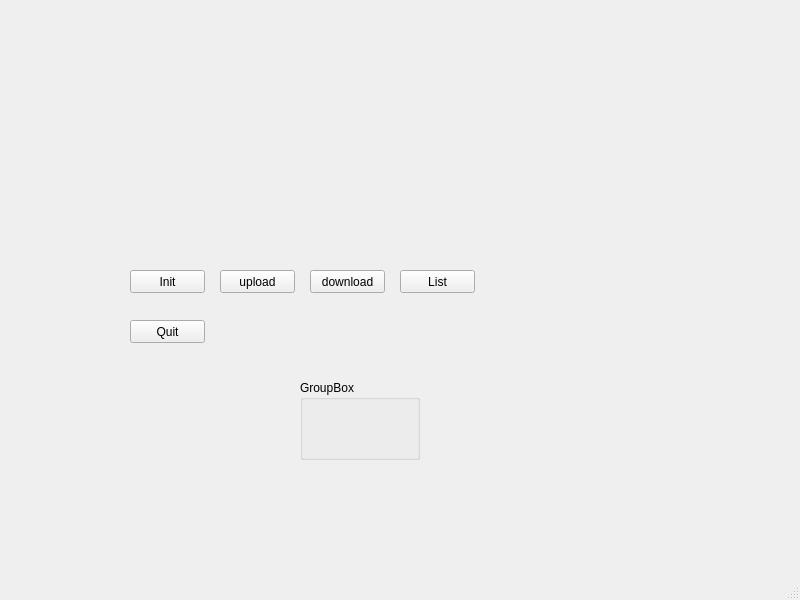
<?xml version="1.0" encoding="UTF-8"?>
<ui version="4.0">
 <class>MainWindow</class>
 <widget class="QMainWindow" name="MainWindow">
  <property name="geometry">
   <rect>
    <x>0</x>
    <y>0</y>
    <width>800</width>
    <height>600</height>
   </rect>
  </property>
  <property name="windowTitle">
   <string>MainWindow</string>
  </property>
  <widget class="QWidget" name="centralwidget">
   <widget class="QPushButton" name="btn_upload">
    <property name="geometry">
     <rect>
      <x>220</x>
      <y>270</y>
      <width>75</width>
      <height>23</height>
     </rect>
    </property>
    <property name="text">
     <string>upload</string>
    </property>
   </widget>
   <widget class="QPushButton" name="btn_init">
    <property name="geometry">
     <rect>
      <x>130</x>
      <y>270</y>
      <width>75</width>
      <height>23</height>
     </rect>
    </property>
    <property name="text">
     <string>Init</string>
    </property>
   </widget>
   <widget class="QPushButton" name="btn_download">
    <property name="geometry">
     <rect>
      <x>310</x>
      <y>270</y>
      <width>75</width>
      <height>23</height>
     </rect>
    </property>
    <property name="text">
     <string>download</string>
    </property>
   </widget>
   <widget class="QPushButton" name="btn_list">
    <property name="geometry">
     <rect>
      <x>400</x>
      <y>270</y>
      <width>75</width>
      <height>23</height>
     </rect>
    </property>
    <property name="text">
     <string>List</string>
    </property>
   </widget>
   <widget class="QPushButton" name="btn_quit">
    <property name="geometry">
     <rect>
      <x>130</x>
      <y>320</y>
      <width>75</width>
      <height>23</height>
     </rect>
    </property>
    <property name="text">
     <string>Quit</string>
    </property>
   </widget>
   <widget class="QGroupBox" name="groupBox">
    <property name="geometry">
     <rect>
      <x>300</x>
      <y>380</y>
      <width>120</width>
      <height>80</height>
     </rect>
    </property>
    <property name="title">
     <string>GroupBox</string>
    </property>
   </widget>
  </widget>
  <widget class="QMenuBar" name="menubar">
   <property name="geometry">
    <rect>
     <x>0</x>
     <y>0</y>
     <width>800</width>
     <height>23</height>
    </rect>
   </property>
  </widget>
  <widget class="QStatusBar" name="statusbar"/>
 </widget>
 <resources/>
 <connections/>
</ui>
